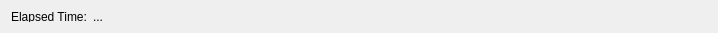
<?xml version="1.0" encoding="UTF-8"?>
<ui version="4.0">
 <class>StatusWidget</class>
 <widget class="QWidget" name="StatusWidget">
  <property name="geometry">
   <rect>
    <x>0</x>
    <y>0</y>
    <width>718</width>
    <height>33</height>
   </rect>
  </property>
  <property name="minimumSize">
   <size>
    <width>0</width>
    <height>33</height>
   </size>
  </property>
  <property name="maximumSize">
   <size>
    <width>16777215</width>
    <height>33</height>
   </size>
  </property>
  <property name="windowTitle">
   <string>Form</string>
  </property>
  <layout class="QHBoxLayout" name="horizontalLayout_2">
   <item>
    <layout class="QHBoxLayout" name="horizontalLayout" stretch="0,5">
     <item>
      <widget class="QLabel" name="label">
       <property name="text">
        <string>Elapsed Time:</string>
       </property>
      </widget>
     </item>
     <item>
      <widget class="QLabel" name="uptimerLabel">
       <property name="text">
        <string>...</string>
       </property>
      </widget>
     </item>
    </layout>
   </item>
  </layout>
 </widget>
 <resources/>
 <connections/>
</ui>
